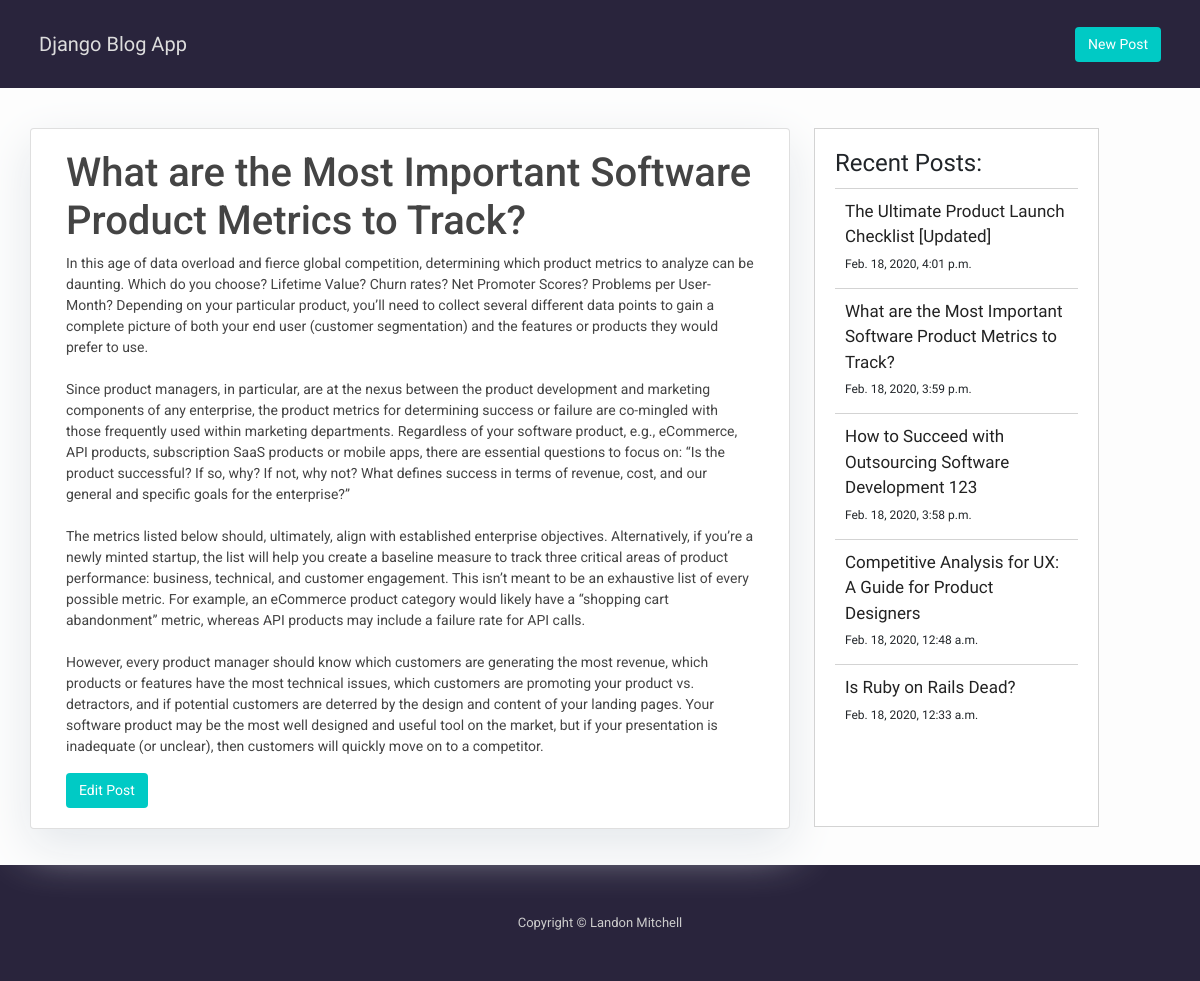
Before: /what-are-the-most-important-software-product-metrics-to-track/ with the older database file.
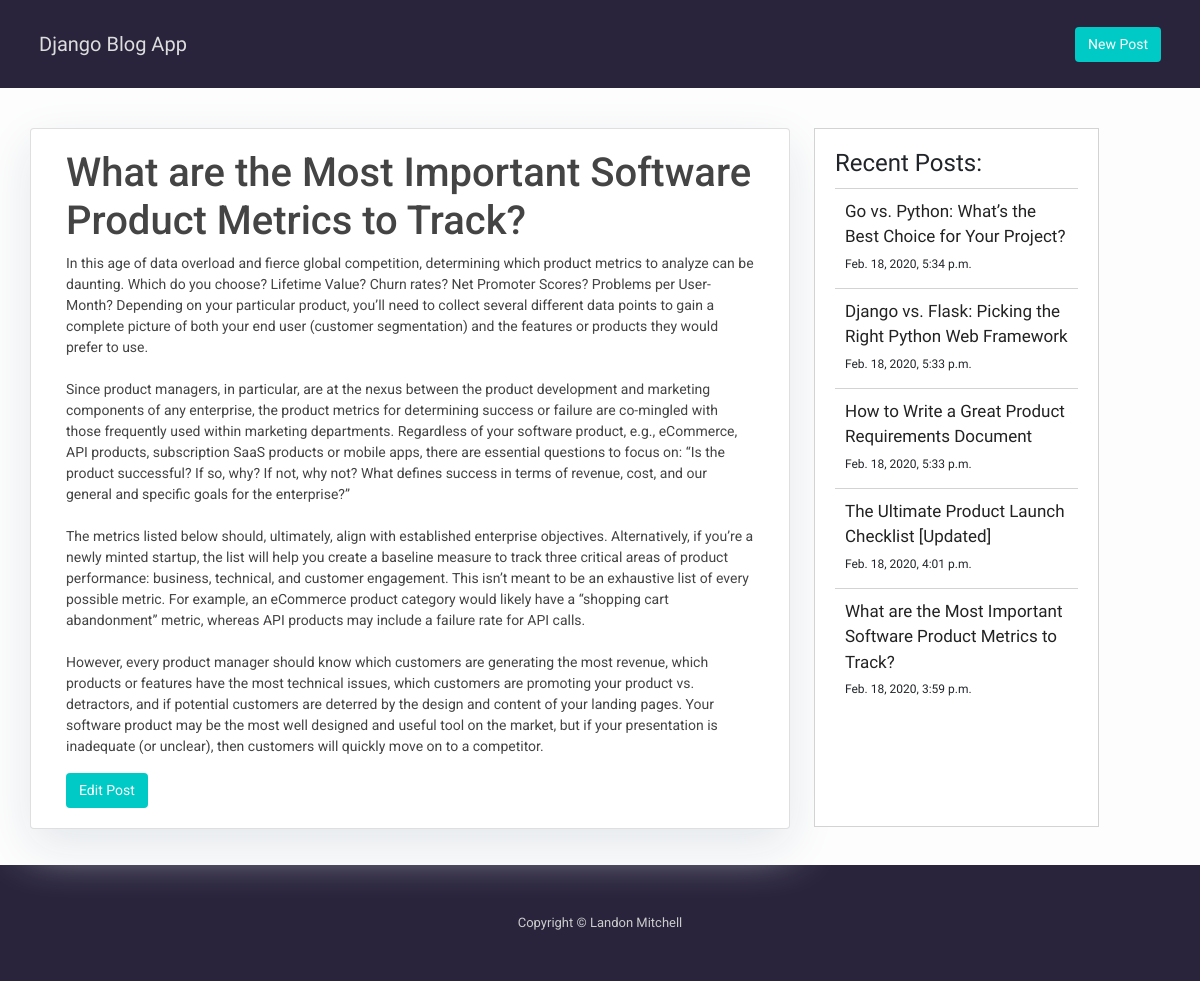
After: the same page with the newer database file.
### blog/models.py (models this page shows, shortened)
class Post(models.Model):
    title = models.CharField(max_length=200, unique=True)
    slug = models.SlugField(max_length=200, unique=True)
    content = models.TextField()
    created_on = models.DateTimeField(auto_now_add=True)
    class Meta:
        ordering = ['-created_on']

### blog/views.py (the view)
# urls.py: path('<slug:slug>/', views.post_detail, name='post_detail'),
def post_detail(request, slug):
    post = get_object_or_404(Post, slug=slug)
    recent_posts = Post.objects.filter(
        created_on__lte=timezone.now()).order_by('-created_on')[:5]
    return render(request, 'post_detail.html', {'post': post, 'recent_posts':recent_posts})

### templates/post_detail.html
{% extends 'base.html' %}
{% block content %}
<div class="container">
    <div class="row">
        <div class="col-md-8 card mr-4 mb-3 post-content">
            <div class="card-body">
                <h1>{{ post.title }}</h1>
                <p class="card-text ">{{ post.content|linebreaksbr }}</p>
                <a class="btn btn-small" href="{% url 'post_edit' slug=post.slug %}" role="button">Edit Post</a>
            </div>
        </div>
        {% block recent_posts %} {% include 'recent_posts.html' %} {% endblock recent_posts %}
    </div>
</div>
{% endblock content %}

### templates/base.html (shortened to what this page needs)
<!DOCTYPE html>
{% load static %}
<html lang="en">
<head>
    <link rel="stylesheet" href="https://stackpath.bootstrapcdn.com/bootstrap/4.4.1/css/bootstrap.min.css"
>
    <link rel="stylesheet" type="text/css" href="{% static 'blog/style.css' %}">
</head>
<body>
    <nav class="navbar navbar-expand-lg p-4">
        <div class="container-fluid">
            <a class="navbar-brand" href="{% url 'post_list' %}">Django Blog App</a>
            <ul class="navbar-nav ml-auto">
                <li class="nav-item text-white">
                    <a href="{% url 'post_new' %}" class="top-menu btn btn-small">New Post</a>
                </li>
            </ul>
        </div>
    </nav>
    {% block content %}
    {% endblock content %}
    <footer class="py-5">
        <p class="m-0 text-center ">Copyright &copy; Landon Mitchell</p>
    </footer>
</body>
</html>

### templates/recent_posts.html
{% block recent_posts %}
<div class="col-md-3 float-right recent-posts">
    <h4>Recent Posts:</h4>
    <ul>
        {% for post in recent_posts %}
        <li class="recent-post">
            <p class="recent-post-title"><a href="{% url 'post_detail' post.slug  %}"> {{ post.title }}</a></p>
            <p class="recent-post-date"> {{ post.created_on }}</p>
        </li>
        {% endfor %}
    </ul>
</div>
{% endblock recent_posts %}

### blog/static/blog/style.css (style rules this page uses)
body { font-family: "Roboto", sans-serif; font-size: 18px; background-color: #fdfdfd; }
nav { background-color: #29243C; font-family: 'Raleway', sans-serif; }
nav a, a:hover { color: #DDD }
.btn { color: white; background-color: #00cac5; font-size: 14px; }
.container { margin-top: 40px; }
.card { box-shadow: 0 16px 48px #E3E7EB; font-size: 14px; color: #444 }
.post-content { margin-bottom: 20px; }
.recent-posts { padding: 20px; margin-bottom: 18px; border: 1px solid lightgrey; font-family: 'Raleway', sans-serif; background-color: white; }
.recent-posts ul { list-style-type: none; padding-inline-start: 0px; margin-top: 10px; }
.recent-posts li { border-top: 1px solid lightgrey; margin: 0px; padding: 10px; }
.recent-posts a { color: #222; }
.recent-posts .recent-post-date { font-size: 12px; margin-bottom: 5px; }
.recent-posts .recent-post-title { font-size: 17px; color: #525252; margin-bottom: 5px; }
footer { font-size: 13px; background-color: #29243C; color: #CCC; padding: 40px; margin-top: 20px; }

Changed rows visible on the page:
no longer on this page (row unchanged): Post: title "How to Succeed with Outsourcing Software Development 123", created_on "Feb. 18, 2020, 3:58 p.m."
no longer on this page (row unchanged): Post: title "Competitive Analysis for UX: A Guide for Product Designers", created_on "Feb. 18, 2020, 12:48 a.m."
no longer on this page (row unchanged): Post: title "Is Ruby on Rails Dead?", created_on "Feb. 18, 2020, 12:33 a.m."
added Post: title "Go vs. Python: What’s the Best Choice for Your Project?", created_on "Feb. 18, 2020, 5:34 p.m."
added Post: title "Django vs. Flask: Picking the Right Python Web Framework", created_on "Feb. 18, 2020, 5:33 p.m."
added Post: title "How to Write a Great Product Requirements Document", created_on "Feb. 18, 2020, 5:33 p.m."
